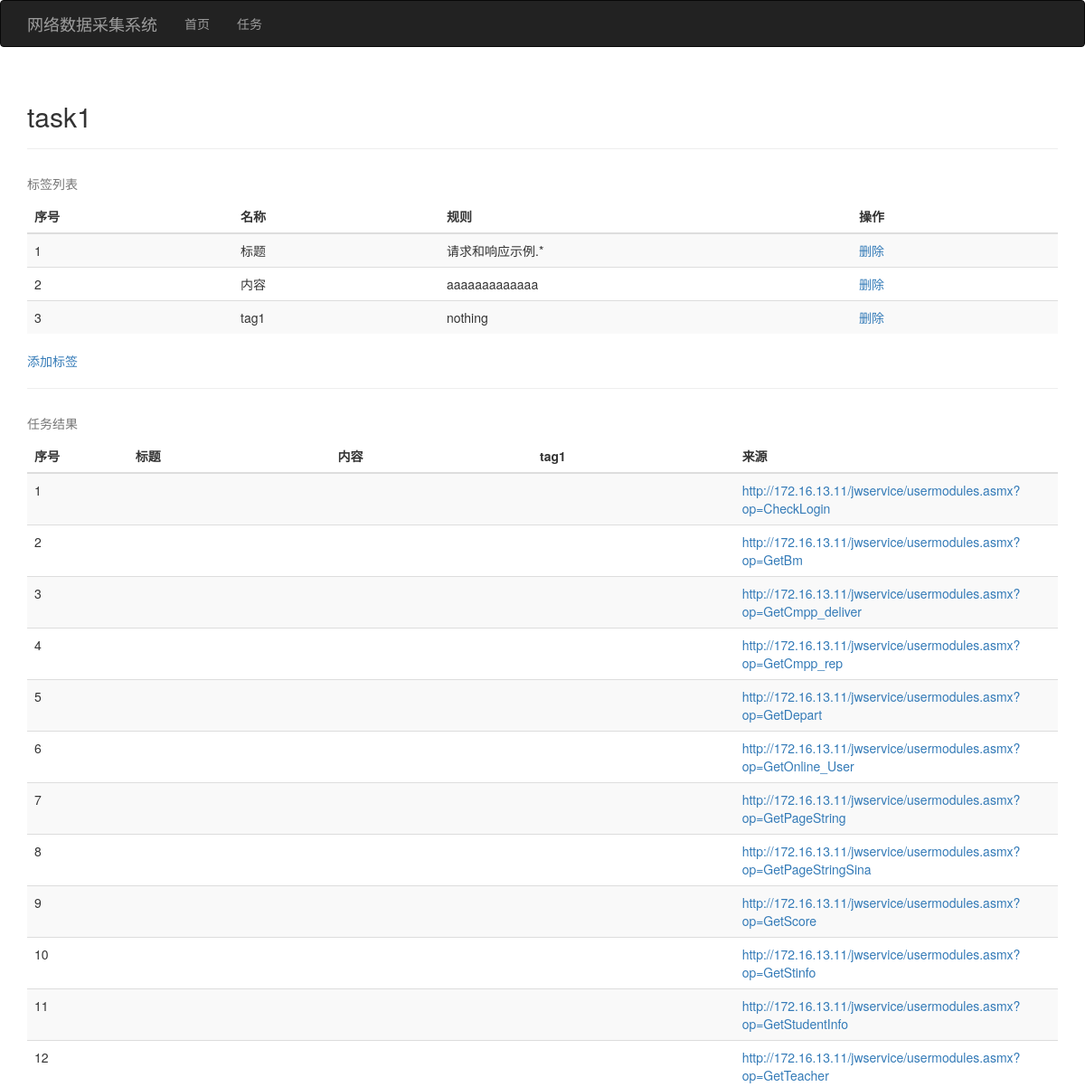
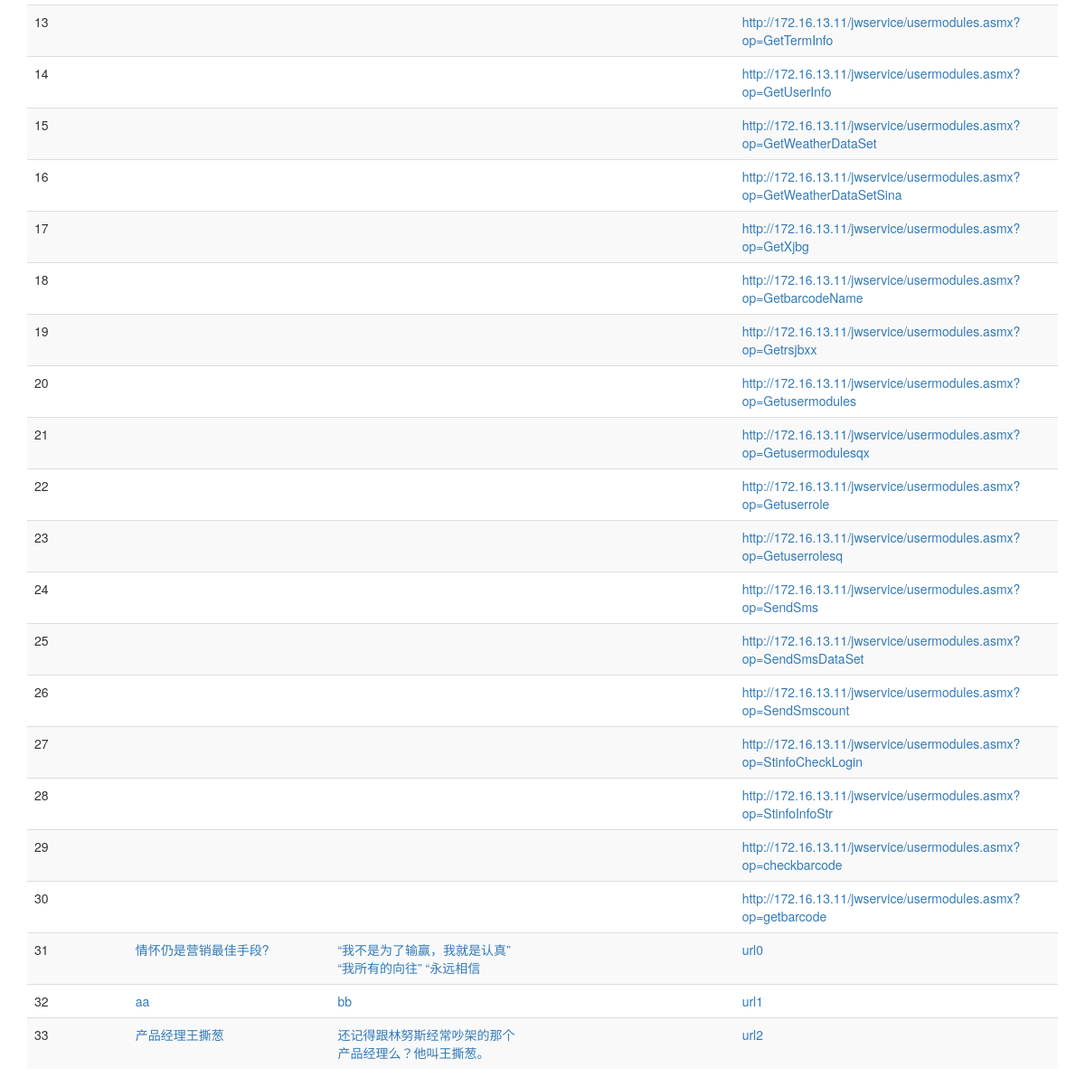
The app's page /task/id/1 with its own data (2 pictures, top to bottom).
### app/models.py (models this page shows)
class Task(db.Model):
    __tablename__ = 'tasks'
    id = db.Column(db.Integer, primary_key=True)
    name = db.Column(db.String)
    status = db.Column(db.Integer, default=0, nullable=True)
    headers = db.Column(db.String, nullable=True)
    proxy = db.Column(db.String, nullable=True)
    thread_num = db.Column(db.Integer, default=1)
    delay_ms = db.Column(db.Integer, default=-1)
    urls = db.relationship('Url', backref='task', lazy='dynamic', cascade="all, delete-orphan")
    tags = db.relationship('Tag', backref='task', lazy='dynamic', cascade="all, delete-orphan")

class Tag(db.Model):
    __tablename__ = 'tags'
    id = db.Column(db.Integer, primary_key=True)
    name = db.Column(db.String)
    rule1 = db.Column(db.String)
    rule2 = db.Column(db.String, nullable=True)
    exclude = db.Column(db.String, nullable=True)
    include = db.Column(db.String, nullable=True)
    type = db.Column(db.Integer, default=0)
    items = db.relationship('Item', backref='tag', lazy='dynamic', cascade="all, delete-orphan")
    task_id = db.Column(db.Integer, db.ForeignKey('tasks.id'))

class Item(db.Model):
    __tablename__ = 'items'
    id = db.Column(db.Integer, primary_key=True)
    data = db.Column(db.String, nullable=True)
    url = db.Column(db.String)
    tag_id = db.Column(db.Integer, db.ForeignKey('tags.id'))

### app/task/views.py (the view)
@task.route('/id/<task_id>')
def detail(task_id):
    try:
        task = db.session.query(Task).filter(Task.id == task_id).one()
    except:
        abort(404)
    tags = Tag.query.filter(Tag.task == task).all()
    all_items = Item.query.join(Tag).filter(Tag.task == task).order_by(Item.url).all()
    last_url = ''
    item_dicts_per_url = []
    item_dict = {}
    for item in all_items:
        if last_url != item.url:
            last_url = item.url
            item_dict = {'url': item.url}
            item_dicts_per_url.append(item_dict)
        item_dict[item.tag] = item
    item_lists_per_url = []
    urls = []
    for i in range(len(item_dicts_per_url)):
        item_dict_per_url = item_dicts_per_url[i]
        items_list = [None] * len(tags)
        for j in range(len(tags)):
            items_list[j] = item_dict_per_url.get(tags[j])
        urls.append(item_dict_per_url.get('url'))
        item_lists_per_url.append(items_list)
    return render_template('task/detail.html', task=task, tags=tags, item_lists_per_url=item_lists_per_url,
                           items_count=len(item_lists_per_url), tags_count=len(tags), urls=urls)

### app/templates/task/detail.html
{% extends "base.html" %}
{% block page_content %}
    <div class="page-header">
        <h2>{{ task.name }}</h2>
    </div>
    <table class="table table-striped">
        <caption>标签列表</caption>
        <thead>
        <tr>
            <th class="col-sm-1">序号</th>
            <th class="col-sm-1">名称</th>
            <th class="col-sm-2">规则</th>
            <th class="col-sm-1">操作</th>
        </tr>
        </thead>
        <tbody>
        {% for i in range(tags_count) %}
            <tr>
                <td>{{ i + 1 }}</td>
                <td> {{ tags[i].name }} </td>
                <td> {{ tags[i].rule1 }} </td>
                <td><a href="{{ url_for('task.remove_tag', task_id=task.id, tag_id=tags[i].id) }}">删除</a> </td>
            </tr>
        {% endfor %}
        </tbody>
    </table>
    <a href="{{ url_for('task.new_tag', task_id=task.id) }}">添加标签</a>
    <hr>
    <table class="table table-striped">
        <caption>任务结果</caption>
        <thead>
        <tr>
            <th class="col-sm-1">序号</th>
            {% for tag in tags %}
                <th class="col-sm-2">{{ tag.name }}</th>
            {% endfor %}
            <th class="col-sm-2">来源</th>
        </tr>
        </thead>
        <tbody>
        {% for i in range(items_count) %}
            <tr>
                <td>{{ i + 1 }}</td>
                {% for item in item_lists_per_url[i] %}
                    <td>
                        <a href="{{ url_for('task.item_detail', task_id=task.id, item_id=item.id) }}">{{ item.data[:100] if item is not none }}</a>
                    </td>
                {% endfor %}
                <td><a href="{{ urls[i] }}">{{ urls[i][:100] }}</a></td>
            </tr>
        {% endfor %}
        </tbody>
    </table>
{% endblock %}

### app/templates/base.html (shortened to what this page needs)
{% extends "bootstrap/base.html" %}
{% block head %}
    {{ super() }}
{% endblock %}
{% block navbar %}
    <div class="navbar navbar-inverse" role="navigation">
        <div class="container">
            <div class="navbar-header">
                <a class="navbar-brand" href="/">网络数据采集系统</a>
            </div>
            <div class="navbar-collapse collapse">
                <ul class="nav navbar-nav">
                    <li><a href="/">首页</a></li>
                </ul>
                <ul class="nav navbar-nav">
                    <li><a href="{{ url_for("task.index") }}">任务</a></li>
                </ul>
            </div>
        </div>
    </div>
{% endblock %}
{% block content %}
    <div class="container">
        {% block page_content %}{% endblock %}
    </div>
{% endblock %}

### records on screen
Task: name "task1"
Tag: name "标题", rule1 "请求和响应示例.*", name "标题"
Tag: name "内容", rule1 "aaaaaaaaaaaaa", name "内容"
Tag: name "tag1", rule1 "nothing", name "tag1"
Item: url "http://172.16.13.11/jwservice/usermodules.asmx?op=CheckLogin"
Item: url "http://172.16.13.11/jwservice/usermodules.asmx?op=GetBm"
Item: url "http://172.16.13.11/jwservice/usermodules.asmx?op=GetCmpp_deliver"
Item: url "http://172.16.13.11/jwservice/usermodules.asmx?op=GetCmpp_rep"
Item: url "http://172.16.13.11/jwservice/usermodules.asmx?op=GetDepart"
Item: url "http://172.16.13.11/jwservice/usermodules.asmx?op=GetOnline_User"
Item: url "http://172.16.13.11/jwservice/usermodules.asmx?op=GetPageString"
Item: url "http://172.16.13.11/jwservice/usermodules.asmx?op=GetPageStringSina"
Item: url "http://172.16.13.11/jwservice/usermodules.asmx?op=GetScore"
Item: url "http://172.16.13.11/jwservice/usermodules.asmx?op=GetStinfo"
Item: url "http://172.16.13.11/jwservice/usermodules.asmx?op=GetStudentInfo"
Item: url "http://172.16.13.11/jwservice/usermodules.asmx?op=GetTeacher"
Item: url "http://172.16.13.11/jwservice/usermodules.asmx?op=GetTermInfo"
Item: url "http://172.16.13.11/jwservice/usermodules.asmx?op=GetUserInfo"
Item: url "http://172.16.13.11/jwservice/usermodules.asmx?op=GetWeatherDataSet"
Item: url "http://172.16.13.11/jwservice/usermodules.asmx?op=GetWeatherDataSetSina"
Item: url "http://172.16.13.11/jwservice/usermodules.asmx?op=GetXjbg"
Item: url "http://172.16.13.11/jwservice/usermodules.asmx?op=GetbarcodeName"
Item: url "http://172.16.13.11/jwservice/usermodules.asmx?op=Getrsjbxx"
Item: url "http://172.16.13.11/jwservice/usermodules.asmx?op=Getusermodules"
Item: url "http://172.16.13.11/jwservice/usermodules.asmx?op=Getusermodulesqx"
Item: url "http://172.16.13.11/jwservice/usermodules.asmx?op=Getuserrole"
Item: url "http://172.16.13.11/jwservice/usermodules.asmx?op=Getuserrolesq"
Item: url "http://172.16.13.11/jwservice/usermodules.asmx?op=SendSms"
Item: url "http://172.16.13.11/jwservice/usermodules.asmx?op=SendSmsDataSet"
Item: url "http://172.16.13.11/jwservice/usermodules.asmx?op=SendSmscount"
Item: url "http://172.16.13.11/jwservice/usermodules.asmx?op=StinfoCheckLogin"
Item: url "http://172.16.13.11/jwservice/usermodules.asmx?op=StinfoInfoStr"
Item: url "http://172.16.13.11/jwservice/usermodules.asmx?op=checkbarcode"
Item: url "http://172.16.13.11/jwservice/usermodules.asmx?op=getbarcode"
Item: data "情怀仍是营销最佳手段?"
Item: data "“我不是为了输赢，我就是认真” “我所有的向往” “永远相信", url "url0"
Item: data "aa", url "url1"
Item: data "bb"
Item: data "产品经理王撕葱", url "url2"
Item: data "还记得跟林努斯经常吵架的那个产品经理么？他叫王撕葱。"

### other values on screen
{{ i + 1 }} "1" "2" "3"
{{ i + 1 }} "1" "2" "3" "4" "5" "6" "7" "8" "9" "10" "11" "12" "13" "14" "15" "16" "17" "18" "19" "20" "21" "22" "23" "24" "25" "26" "27" "28" "29" "30" "31" "32" "33"
